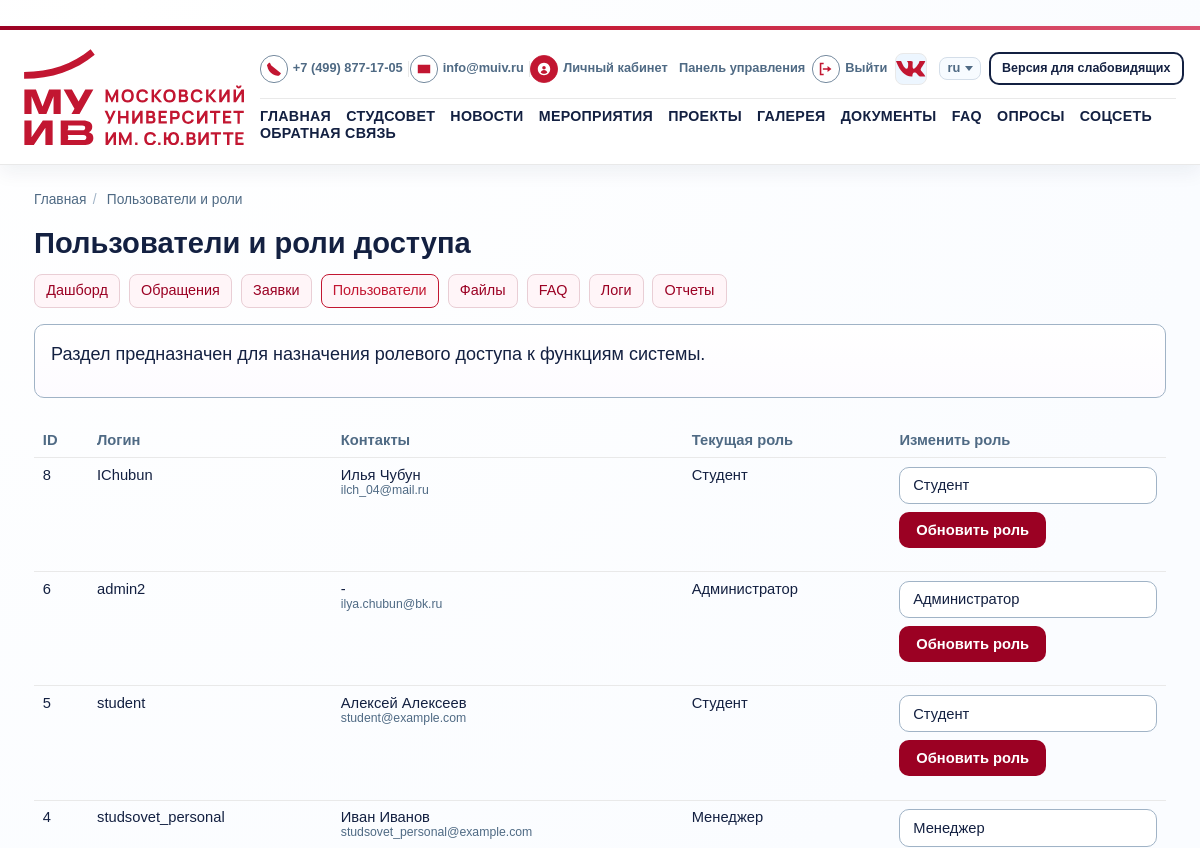
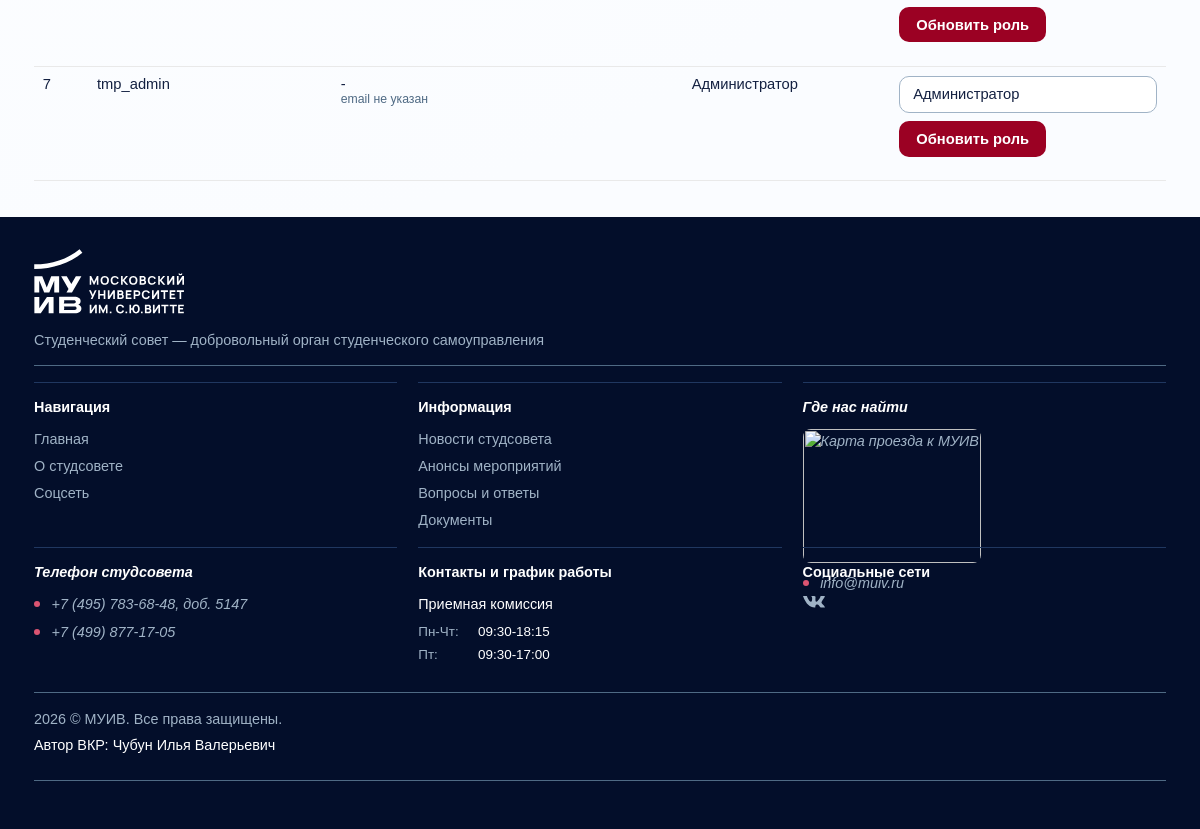
Page /staff/users/ (signed in) on the earlier database version (2 pictures, top to bottom).
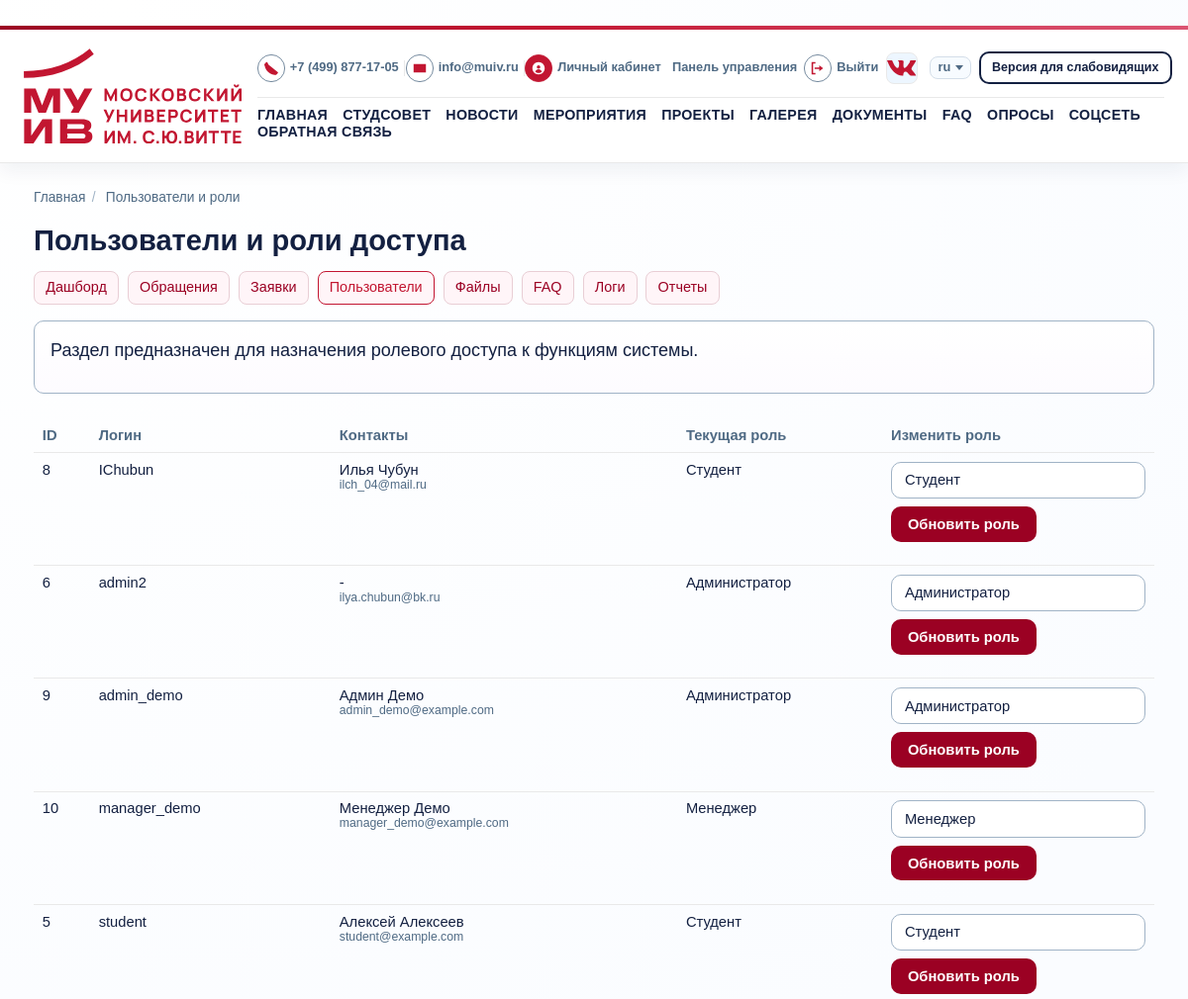
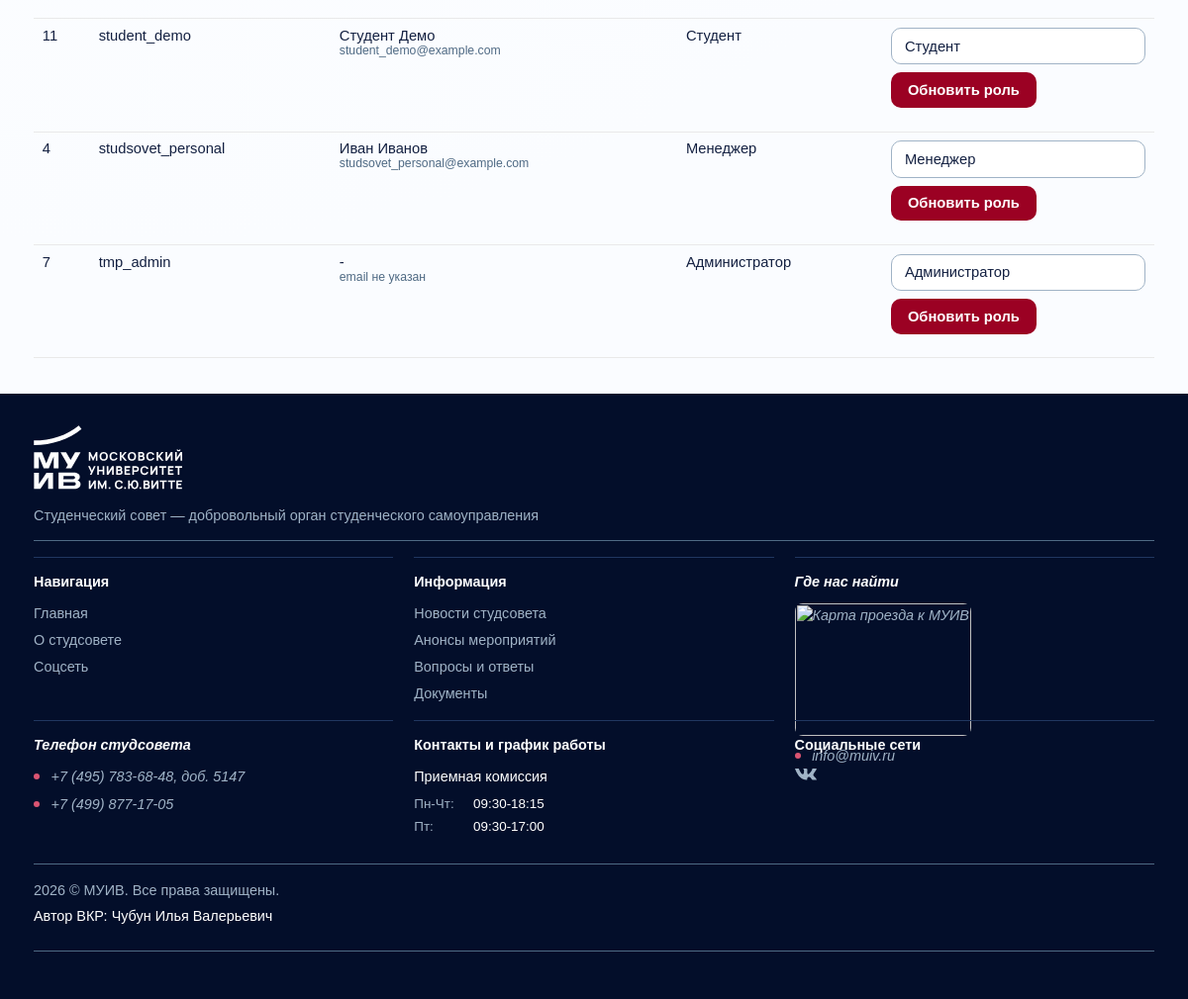
Same page on the later database version (2 pictures, top to bottom).
### core/models.py (models this page shows, shortened)
class UserProfile(models.Model):
    ROLE_ADMIN = "admin"
    ROLE_MANAGER = "manager"
    ROLE_STUDENT = "student"
    ROLE_CHOICES = (
        (ROLE_ADMIN, "Администратор"),
        (ROLE_MANAGER, "Менеджер"),
        (ROLE_STUDENT, "Студент"),
    )
    user = models.OneToOneField(settings.AUTH_USER_MODEL, on_delete=models.CASCADE, related_name="profile")
    role = models.CharField(max_length=20, choices=ROLE_CHOICES, default=ROLE_STUDENT)
    photo_url = models.URLField(blank=True)
    faculty = models.CharField(max_length=120, blank=True)
    course = models.CharField(max_length=20, blank=True)
    telegram = models.CharField(max_length=60, blank=True)
    totp_secret = models.CharField(max_length=64, blank=True, verbose_name="Секрет 2FA (TOTP)")
    totp_enabled = models.BooleanField(default=False, verbose_name="2FA включена")
    moderator_replies_seen_at = models.DateTimeField(
        null=True,
        blank=True,
        verbose_name="Просмотр ответов модератора",
    )

### core/views/staff_views.py (the view, shortened to what this page needs)
# urls.py: path("staff/users/", views.staff_users, name="staff_users"),
@role_required(UserProfile.ROLE_ADMIN)
def staff_users(request):
    profiles = UserProfile.objects.select_related("user").order_by("user__username")
    return render(request, "core/staff/users.html", {"profiles": profiles})

### core/context_processors.py (called while the page is built)
def _resolve_menu(items):
    resolved = []
    for view_name, label in items:
        try:
            url = reverse(view_name)
        except NoReverseMatch:
            continue
        resolved.append({"view_name": view_name, "label": label, "url": url})
    return resolved

### core/permissions.py (called while the page is built)
def get_user_role(user):
    if not user.is_authenticated:
        return None
    profile = getattr(user, "profile", None)
    if profile:
        return profile.role
    return UserProfile.ROLE_STUDENT

def has_any_role(user, *allowed_roles):
    if not user.is_authenticated:
        return False
    if user.is_superuser:
        return True
    return get_user_role(user) in allowed_roles

def role_required(*allowed_roles):
    def decorator(view_func):
        @wraps(view_func)
        @login_required
        def _wrapped_view(request, *args, **kwargs):
            if has_any_role(request.user, *allowed_roles):
                return view_func(request, *args, **kwargs)
            messages.error(request, "Недостаточно прав для доступа к разделу.")
            return redirect("core:home")
        return _wrapped_view
    return decorator

### templates/core/staff/users.html (shortened to what this page needs)
﻿{% extends "base.html" %}
{% block content %}
<h1>Пользователи и роли доступа</h1>
<nav class="page-nav">
    {% for item in staff_menu %}
        <a href="{{ item.url }}" class="{% if request.resolver_match.view_name == item.view_name %}is-active{% endif %}">
            {{ item.label }}
        </a>
    {% endfor %}
</nav>
<section class="section-panel">
    <p>Раздел предназначен для назначения ролевого доступа к функциям системы.</p>
</section>
<div class="table-wrap">
    <table class="admin-table">
        <thead>
            <tr>
                <th>ID</th>
                <th>Логин</th>
                <th>Контакты</th>
                <th>Текущая роль</th>
                <th>Изменить роль</th>
            </tr>
        </thead>
        <tbody>
            {% for profile in profiles %}
                <tr>
                    <td>{{ profile.user.id }}</td>
                    <td>{{ profile.user.username }}</td>
                    <td>
                        {{ profile.user.get_full_name|default:"-" }}<br>
                        <small>{{ profile.user.email|default:"email не указан" }}</small>
                    </td>
                    <td>{{ profile.get_role_display }}</td>
                    <td>
                        <form method="post" class="inline-controls">
                            <select name="role">
                                {% for value, label in profile.ROLE_CHOICES %}
                                    <option value="{{ value }}" {% if profile.role == value %}selected{% endif %}>{{ label }}</option>
                                {% endfor %}
                            </select>
                            <button type="submit">Обновить роль</button>
                        </form>
                    </td>
                </tr>
            {% empty %}
                <tr>
                    <td colspan="5">Пользователей нет.</td>
                </tr>
            {% endfor %}
        </tbody>
    </table>
</div>
{% endblock %}

Differences in the rows shown:
added UserProfile: user.id "9", user.username "admin_demo", user.get_full_name "Админ Демо", user.email "admin_demo@example.com", role "Администратор"
added UserProfile: user.id "10", user.username "manager_demo", user.get_full_name "Менеджер Демо", user.email "manager_demo@example.com", role "Менеджер"
added UserProfile: user.id "11", user.username "student_demo", user.get_full_name "Студент Демо", user.email "student_demo@example.com", role "Студент"
